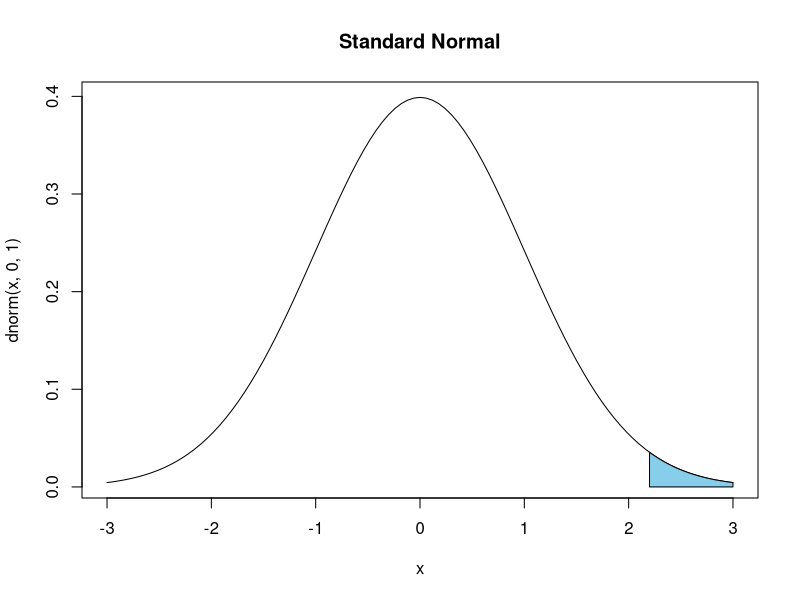
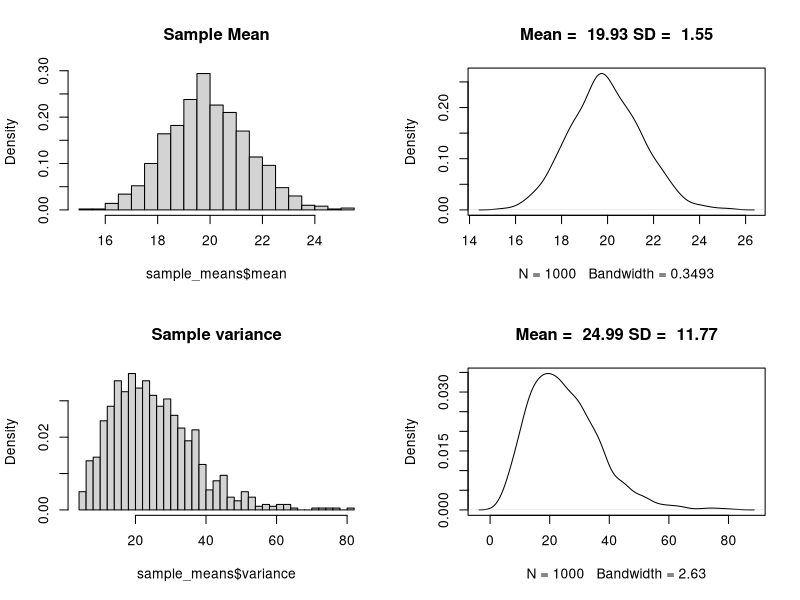
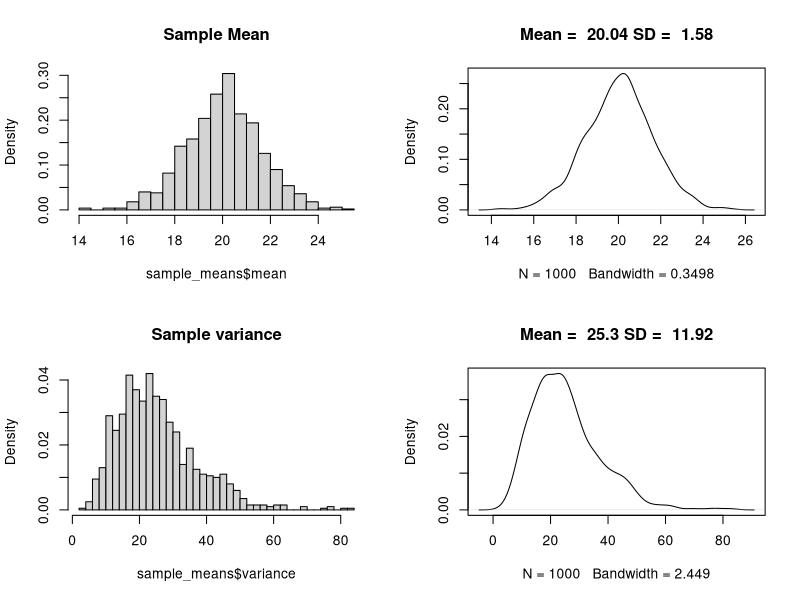
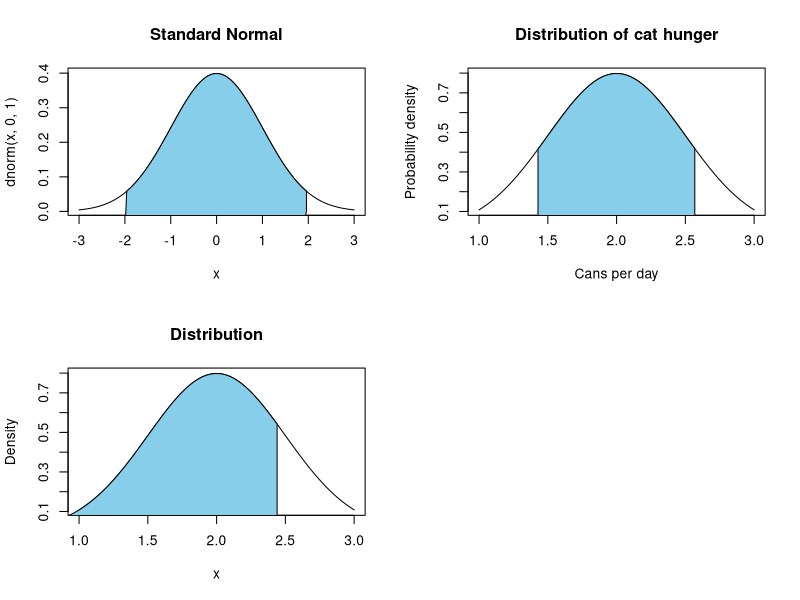
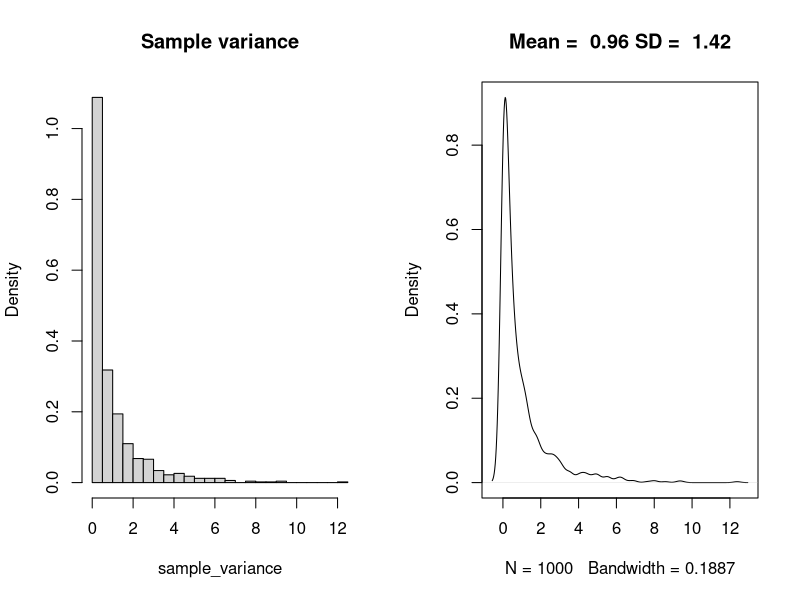
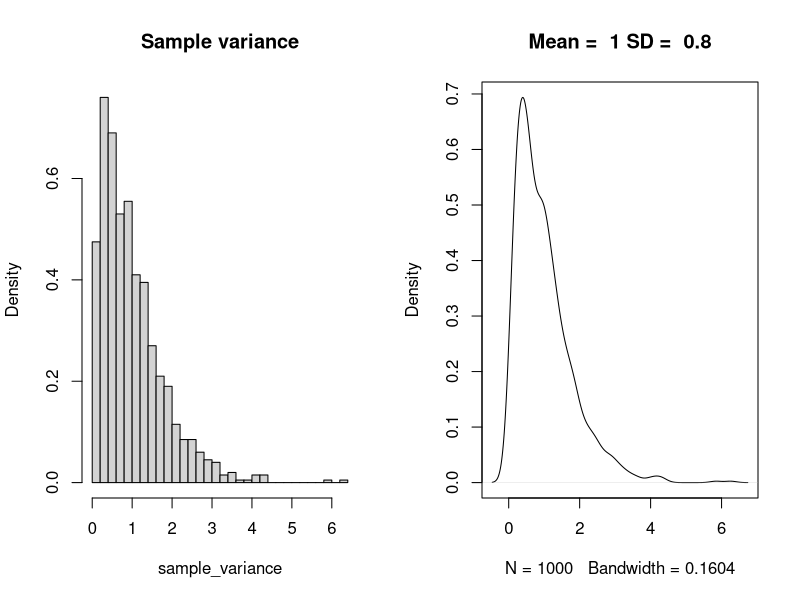
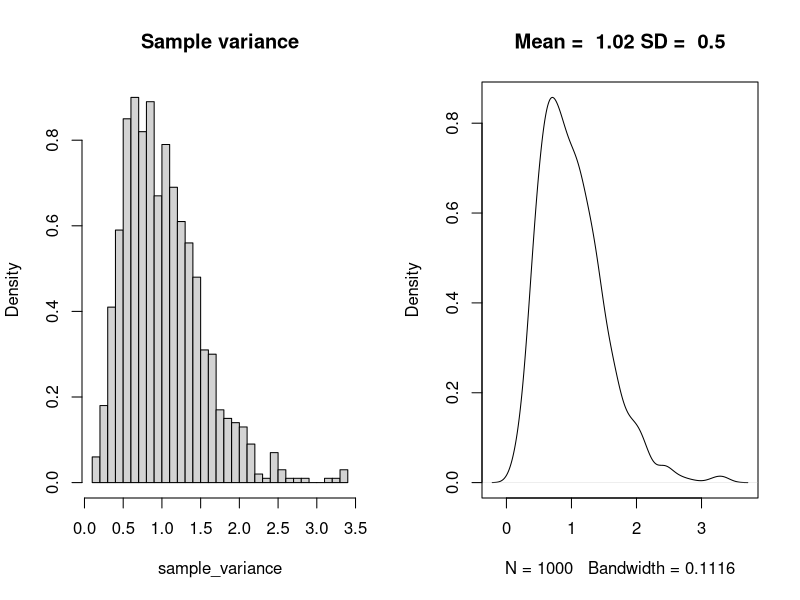
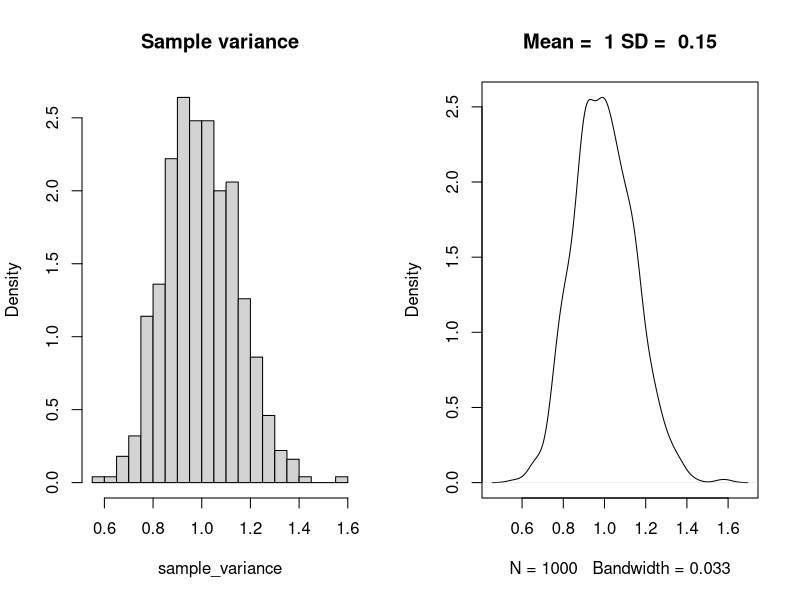

The R source for these figures, in order:
## ---- chunk 1
cord.x <- c(2.2,seq(2.2,3,0.01),3)
cord.y <- c(0,dnorm(seq(2.2,3,0.01)),0)
curve(dnorm(x,0,1),xlim=c(-3,3),main='Standard Normal')
polygon(cord.x,cord.y,col='skyblue')
## ---- chunk 2
run_one_sample <- function(sample_size = 100, population_mean = 0, population_sd = 1)
{
  sample_means <- rnorm(n = sample_size, mean = population_mean, sd = population_sd) 
  data.frame(mean = mean(sample_means), variance = var(sample_means))
}

run_simulation <- function(sample_size = 100, 
                           number_of_simulations = 1000, 
                           population_mean = 0, 
                           population_sd = 1)
  {
require(data.table)
rbindlist(replicate(number_of_simulations, 
  list(run_one_sample(sample_size = sample_size, 
  population_mean = population_mean, 
  population_sd = population_sd))))

}
make_hist_and_plot <- function(sample_means){
  par(mfrow=c(2,2)) # 
  hist(sample_means$mean,freq=F, breaks = 30, main = "Sample Mean")
  plot(density(sample_means$mean), 
       main = paste("Mean = ", round(mean(sample_means$mean),2) , 
                    "SD = ", round(sd(sample_means$mean),2)))
  hist(sample_means$variance,freq=F, breaks = 30, main = 'Sample variance')
  plot(density(sample_means$variance), 
       main = paste("Mean = ", round(mean(sample_means$variance),2) , 
                    "SD = ", round(sd(sample_means$variance),2)))} 
make_hist_and_plot(
  run_simulation(10,1000,20,5))
## ---- chunk 3
make_hist_and_plot(
  run_simulation(10,1000,20,5))
## ---- chunk 4
cord.x <- c(-3,seq(-1.96,1.96,0.01),1.96)
cord.y <- c(-3,dnorm(seq(-1.96,1.96,0.01)),0)
curve(dnorm(x,0,1),xlim=c(-3,3),main='Standard Normal')
polygon(cord.x,cord.y,col='skyblue')
## ---- chunk 5
plot_normal_shaded_interval <- function(mean = 0, sd = 1, shade_from = -2, shade_to = 2, x_lower = mean - 2*sd, x_upper = mean + 2*sd, title = "Distribution", xlab = "x", ylab = "Density"){
  cord.x <- c(seq(shade_from, shade_to,0.01))
  cord.y <- c(dnorm(cord.x, mean = mean, sd = sd))
  cord.x[1] <- cord.x[2]
  cord.x[length(cord.x)] <- cord.x[length(cord.x) - 1]
  cord.y[1] <- 0
  cord.y[length(cord.y)] <- 0
  curve(dnorm(x, mean, sd),xlim=c(x_lower,x_upper),main= title,xlab = xlab, ylab = ylab)
  polygon(cord.x,cord.y,col='skyblue')
  }
plot_normal_shaded_interval( mean = 2, sd = .5, shade_from = 2 + qnorm(.05) * .5/sqrt(2), shade_to = 2 + qnorm(.95) * .5/sqrt(2), title = "Distribution of cat hunger", xlab = "Cans per day", ylab = "Probability density") 
## ---- chunk 6
plot_normal_shaded_interval(2, .5, 0, 2 + qnorm(.90) * .5/sqrt(2)) 
## ---- chunk 7
nsim = 1000
run_variance_simulation <- function(sample_size = 2, number_of_simulations = 1000, population_mean = 0, population_sd = 1)
  {

sample_variances <- replicate(number_of_simulations, var(rnorm(n = sample_size, mean = population_mean, sd = population_sd)))
}

#Define a new plot function so that the plot titles are correct
make_variance_hist_and_plot <- function(sample_variance){
  par(mfrow=c(1,2)) # 
  hist(sample_variance,freq=F, breaks = 30, main = "Sample variance")
  plot(density(sample_variance), main = paste("Mean = ", round(mean(sample_variance),2) , "SD = ", round(sd(sample_variance),2)))} 

make_variance_hist_and_plot(run_variance_simulation(sample_size = 2, number_of_simulations = nsim, population_mean = 0, population_sd = 1))
## ---- chunk 8
make_variance_hist_and_plot(run_variance_simulation(sample_size = 4, number_of_simulations = nsim, population_mean = 0, population_sd = 1))
## ---- chunk 9
make_variance_hist_and_plot(run_variance_simulation(sample_size = 10, number_of_simulations = nsim, population_mean = 0, population_sd = 1))
## ---- chunk 10
make_variance_hist_and_plot(run_variance_simulation(sample_size = 100, number_of_simulations = nsim, population_mean = 0, population_sd = 1))
## ---- chunk 11
make_variance_hist_and_plot(run_variance_simulation(sample_size = 2, number_of_simulations = nsim, population_mean = 0, population_sd = 1))
## ---- chunk 12
library(ggplot2)
x <- seq(from = 0.1,by = .01,to = 20)
ggplot(data.frame(x = x), aes(x = x)) + 
  stat_function(fun = dchisq, args=list(df = 1), aes(linetype = "df = 1")) +
  stat_function(fun = dchisq, args=list(df = 2), aes(linetype = "df = 2")) +
  stat_function(fun = dchisq, args=list(df = 4), aes(linetype = "df = 4")) +
  stat_function(fun = dchisq, args=list(df = 10), aes(linetype = "df = 10")) +
  scale_linetype_discrete(limits = paste("df", "=", c(1,2,4,10)))+ labs(linetype = NULL, y = "f(x)")
## ---- chunk 13
par(mfcol=c(3, 1))
p = .5
for(n in c(5,10,60))
{
    x <- dbinom(0:(n), size=n, p=p)
    barplot(x, names.arg=0:(n), space=0, main=paste('n = ',n,", p = ",p,sep=''), xlab = "Number of successes (X)", ylab = ("p(X)"))
}
## ---- chunk 14
library(knitr)
set.seed(238239)
dice_table <- data.frame(table(sample(1:6,100,replace = TRUE)))
names(dice_table) <- c("$x_i$", "$f_{o(i)}$")
kable(dice_table)
## ---- chunk 15
library(ggplot2)
x <- seq(from = -5,by = .01,to = 5)
ggplot(data.frame(x = x), aes(x = x)) + 
  stat_function(fun = dt, args=list(df = 1), aes(linetype = "df = 1")) +
  stat_function(fun = dt, args=list(df = 2), aes(linetype = "df = 2")) +
  stat_function(fun = dt, args=list(df = 4), aes(linetype = "df = 4")) +
  stat_function(fun = dt, args=list(df = 10), aes(linetype = "df = 10")) +
  scale_linetype_discrete(limits = paste("df", "=", c(1,2,4,10)))+ labs(linetype = NULL, y = "f(x)")
## ---- chunk 16
## plot multiple figures:
## replace ugly par... specification with 
## something easier to remember:
multiplot <- function(row,col){
     par(mfrow= c(row,col), pty = "s")
   }

range <- seq(-4,4,.01)  
 
multiplot(2,2)

 for(i in c(2,5,15,20)){
   plot(range,dnorm(range),type="l",lty=1,
        xlab="",ylab="",
        cex.axis=1)
   lines(range,dt(range,df=i),lty=2,lwd=1)
   mtext(paste("df=",i),cex=1.2)
 }
## ---- chunk 17
(sleep_times <- round(rnorm(5,1,1),2))
## ---- chunk 18
t.test(sleep_times)
## ---- chunk 19
t_test_sim <- function(n, mean = 1, sd = 1){
  t_results <- t.test(rnorm(n, mean, sd))
  t_results$statistic}
simulation_results <- replicate(1000, t_test_sim(5, 1, 1))
hist(simulation_results, main = paste0("Proportion of |t| > ", round(qt(.975, 4),2), ": ", sum(abs(simulation_results) > qt(.975, 4),2)/length(simulation_results)), 100)
## ---- chunk 20
simulation_results <- replicate(1000, t_test_sim(5, 2, 1))
hist(simulation_results, main = paste0("Proportion of |t| > ", round(qt(.975, 4),2), ": ", sum(abs(simulation_results) > qt(.975, 4),2)/length(simulation_results)), 100)
## ---- chunk 21
simulation_results <- replicate(1000, t_test_sim(5, 1, .5))
hist(simulation_results, main = paste0("Proportion of |t| > ", round(qt(.975, 4),2), ": ", sum(abs(simulation_results) > qt(.975, 4),2)/length(simulation_results)), 100)

## ---- chunk 22
simulation_results <- replicate(1000, t_test_sim(10, 1, 1))
hist(simulation_results, main = paste0("Proportion of |t| > ", round(qt(.975, 4),2), ": ", sum(abs(simulation_results) > qt(.975, 4),2)/length(simulation_results)), 100)
## ---- chunk 23
t_test_cheating_sim <- function(n_max = 30, n_increments = 2, sd = 1){
  samples <- NULL
  significant <- FALSE
  
  while(length(samples) <= n_max & significant == FALSE){
      samples <- c(samples, rnorm(n_increments, mean = 0, sd = sd))
      significant <- t.test(samples)$p.value <= .05
    }
  return(significant)
  }
## ---- chunk 24
simulation_results <- replicate(1000, t_test_cheating_sim(n_max = 30, n_increments = 2, sd = 1))
barplot(table(simulation_results), names.arg = c("no","yes"),xlab= "Significant", ylab = "Number of simulations", main = paste0("Proportion of significant results: ", sum(simulation_results)/length(simulation_results)), 100)
